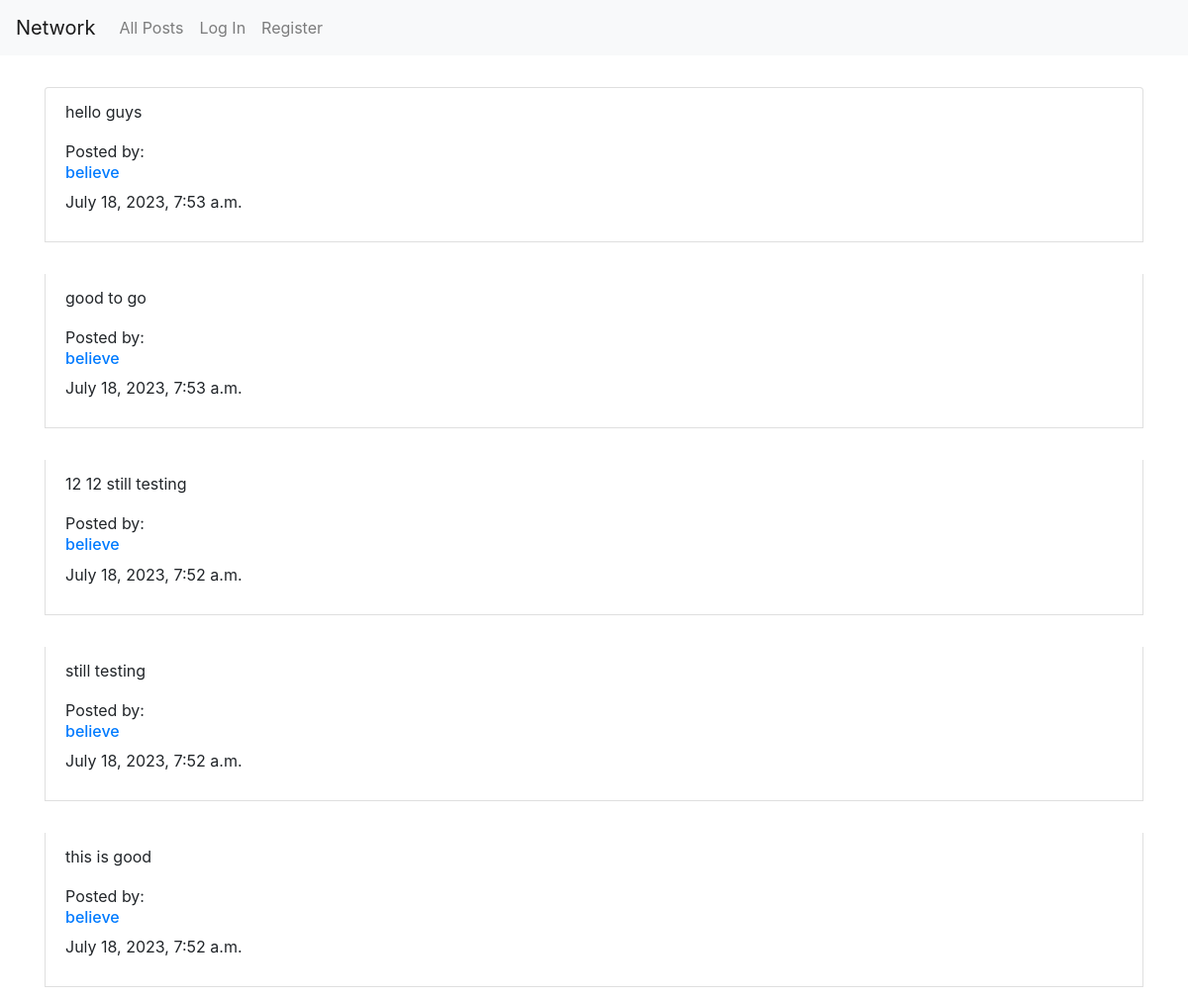
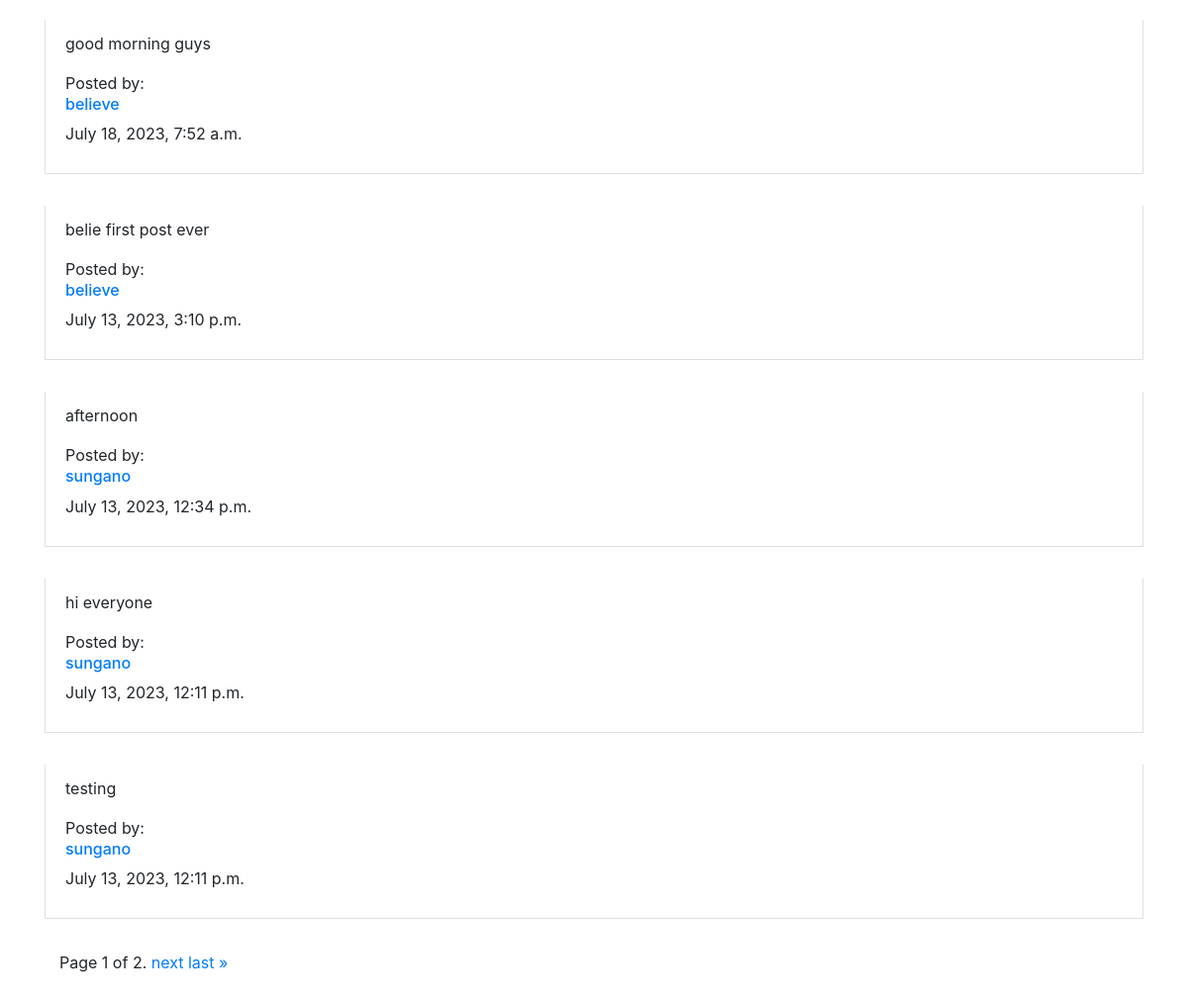
Before: / with the older database file (2 pictures, top to bottom).
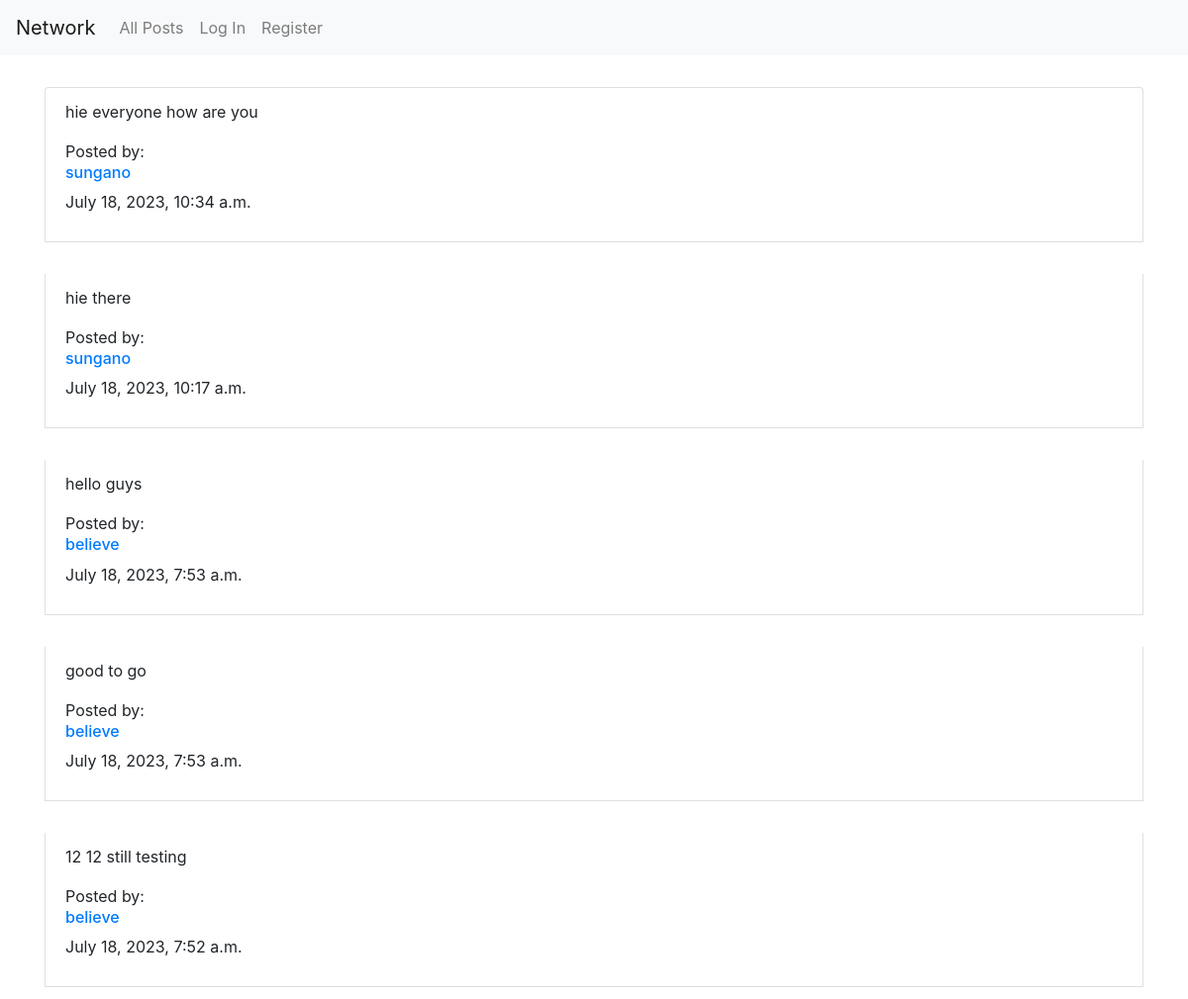
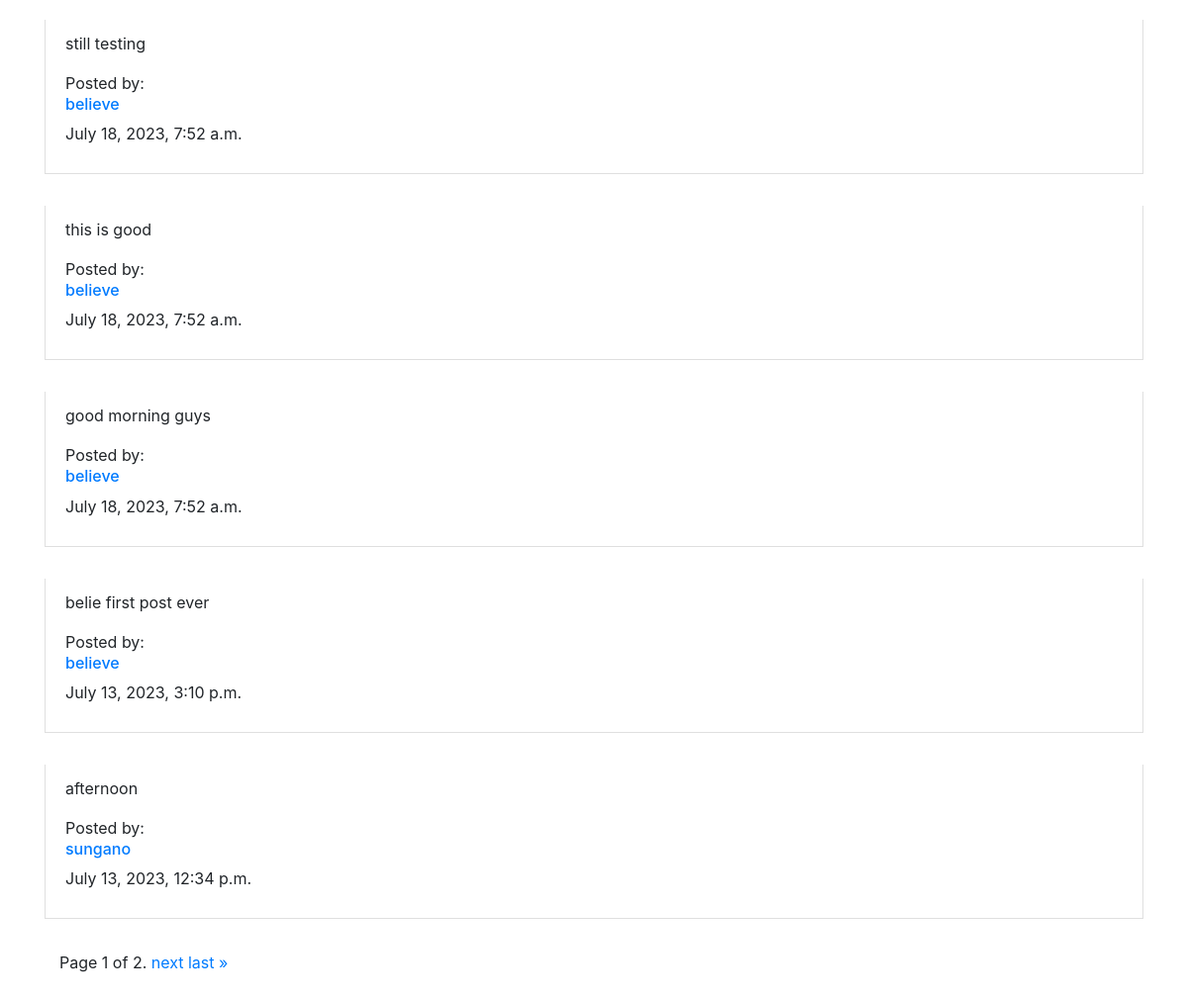
After: the same page with the newer database file (2 pictures, top to bottom).
### network/models.py (models this page shows, shortened)
class Post(models.Model):
    comment = models.CharField(max_length=500)
    author = models.ForeignKey("User", on_delete=models.CASCADE)
    timestamp = models.DateTimeField(auto_now_add=True)

class User(AbstractUser):
    pass
    def __str__(self):
            return self.username

### network/views.py (the view, shortened to what this page needs)
# urls.py: path("", views.index, name="index"),
def index(request):
    posts = Post.objects.all().order_by('-timestamp')
    posts_paginator = Paginator(posts, 10)
    page_number = request.GET.get('page')
    posts_page_object = posts_paginator.get_page(page_number)
    likes = Like.objects.all()
    postsYouLike = []
    try:
        for like in likes:
            if like.user.id == request.user.id:
                postsYouLike.append(like.post.id)
    except:
        postsYouLike= []
    return render(request, "network/index.html", {
        "postsYouLike": postsYouLike,
        "postsPage": posts_page_object
        })

### network/templates/network/index.html (shortened to what this page needs)
{% extends "network/layout.html" %}
{% block body %}
    <div id="posts-page" class="container">
            <div id="all-posts">
                {% for post in postsPage %}
                    <div class="list-group-item" style="margin-top: 2em;">
                        <p id="post_{{ post.id }}">{{post.comment}}</p>
                        <span>Posted by: </span>
                        <a href="{% url 'profile' id=post.author.id %}">
                            <h6>{{post.author}}</h6>
                        </a>
                        <p>{{post.timestamp}}</p>
                    </div>
                {% endfor %}
                    <div class="container" style="margin-top: 2em; margin-bottom: 4em;">
                      <div class="pagination">
                        <span class="step-links">
                            <span class="current">
                                Page {{ postsPage.number }} of {{ postsPage.paginator.num_pages }}.
                            </span>
                            {% if postsPage.has_next %}
                                <a href="?page={{ postsPage.next_page_number }}">next</a>
                                <a href="?page={{ postsPage.paginator.num_pages }}">last &raquo;</a>
                            {% endif %}
                        </span>
                      </div>
                    </div>
            </div>
    </div>
{% endblock %}

Changed rows visible on the page:
no longer on this page (row unchanged): Post: comment "hi everyone", author "sungano", timestamp "July 13, 2023, 12:11 p.m."
no longer on this page (row edited): Post: comment "testing", author "sungano", timestamp "July 13, 2023, 12:11 p.m."
added Post: comment "hie everyone how are you", author "sungano", timestamp "July 18, 2023, 10:34 a.m."
added Post: comment "hie there", author "sungano", timestamp "July 18, 2023, 10:17 a.m."
